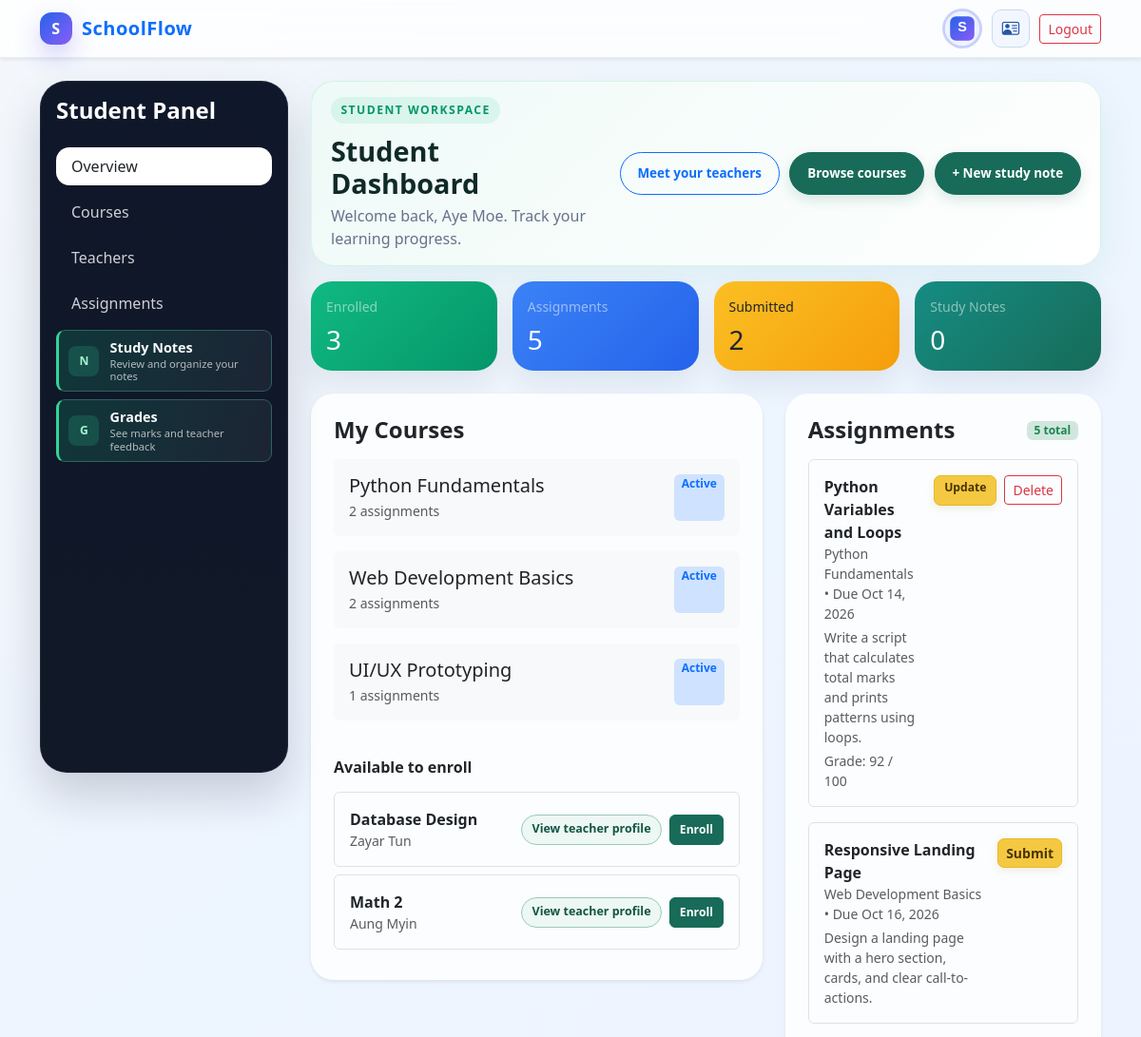
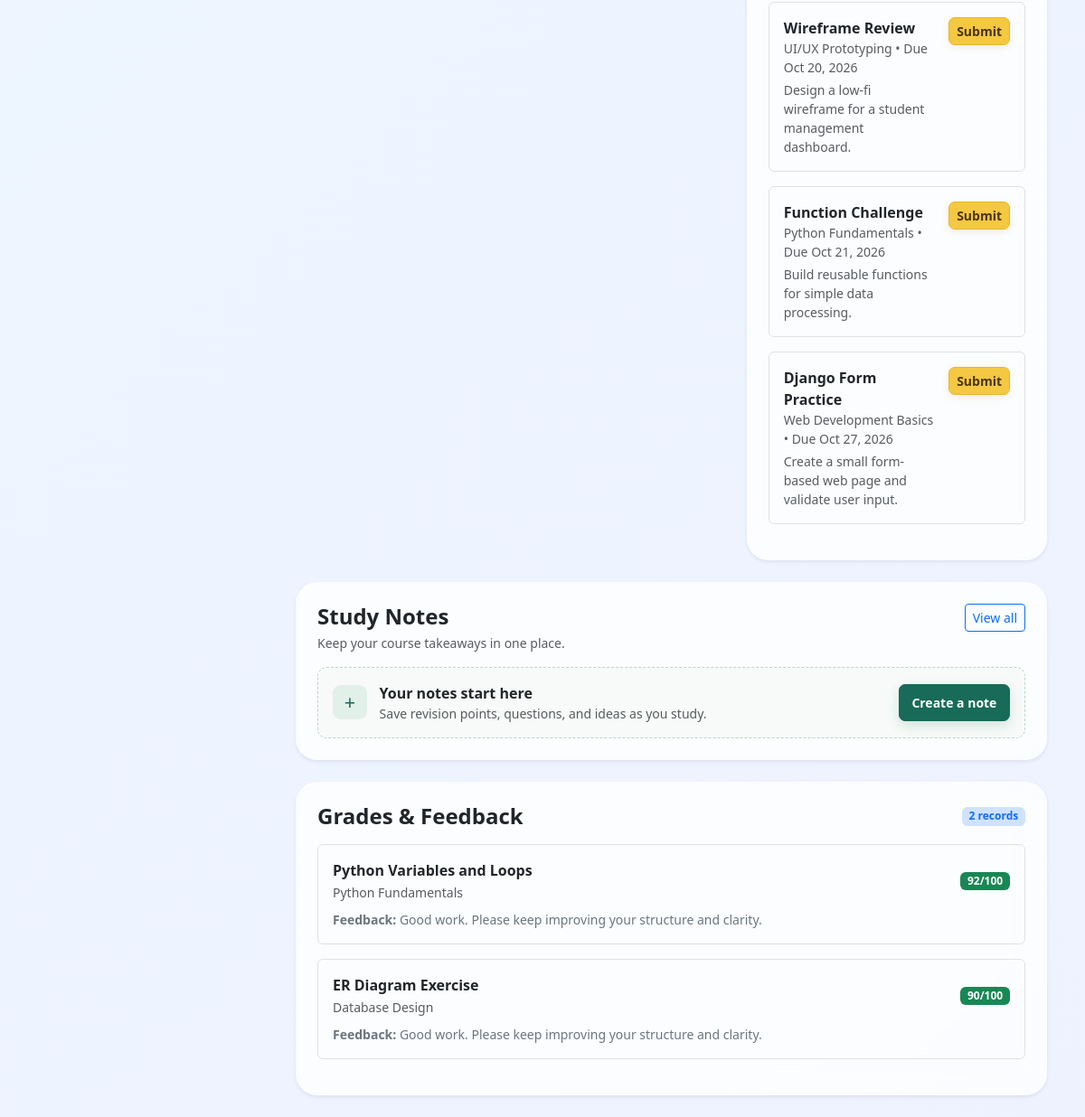
/student/dashboard/ (signed in), run on the app's committed database (2 pictures, top to bottom).
### portal/models.py (models this page shows, shortened)
class User(AbstractUser):
    is_teacher = models.BooleanField(default=False)
    is_student = models.BooleanField(default=False)
    phone = models.CharField(max_length=20, blank=True, null=True)
    address = models.TextField(blank=True, null=True)
    profile_image = models.ImageField(upload_to='profiles/', blank=True, null=True)
    class Meta:
        permissions = [
            ("can_access_teacher_dashboard", "Can access teacher dashboard"),
            ("can_access_student_dashboard", "Can access student dashboard"),
        ]

class Course(models.Model):
    title = models.CharField(max_length=200)
    description = models.TextField(blank=True)
    created_by = models.ForeignKey(
        settings.AUTH_USER_MODEL,
        on_delete=models.CASCADE,
        related_name="created_courses",
        limit_choices_to={"is_teacher": True},
    )
    students = models.ManyToManyField(
        settings.AUTH_USER_MODEL,
        related_name="enrolled_courses",
        blank=True,
        limit_choices_to={"is_student": True},
    )
    created_at = models.DateTimeField(auto_now_add=True)
    updated_at = models.DateTimeField(auto_now=True)
    class Meta:
        permissions = [
            ("can_manage_courses", "Can manage courses"),
            ("can_assign_students", "Can assign students to courses"),
        ]

class Assignment(models.Model):
    title = models.CharField(max_length=200)
    description = models.TextField()
    due_date = models.DateTimeField()
    course = models.ForeignKey(
        Course,
        on_delete=models.CASCADE,
        related_name="assignments",
    )
    created_by = models.ForeignKey(
        settings.AUTH_USER_MODEL,
        on_delete=models.CASCADE,
        related_name="created_assignments",
        limit_choices_to={"is_teacher": True},
    )
    created_at = models.DateTimeField(auto_now_add=True)
    class Meta:
        permissions = [
            ("can_create_assignments", "Can create assignments"),
            ("can_grade_assignments", "Can grade assignments"),
        ]

class Submission(models.Model):
    student = models.ForeignKey(
        settings.AUTH_USER_MODEL,
        on_delete=models.CASCADE,
        related_name="submissions",
        limit_choices_to={"is_student": True},
    )
    assignment = models.ForeignKey(
        Assignment,
        on_delete=models.CASCADE,
        related_name="submissions",
    )
    content = models.TextField()
    grade = models.PositiveIntegerField(null=True, blank=True)
    submitted_at = models.DateTimeField(default=timezone.now)
    feedback = models.TextField(blank=True, null=True)
    class Meta:
        unique_together = ("student", "assignment")
        permissions = [
            ("can_submit_assignments", "Can submit assignments"),
            ("can_review_submissions", "Can review submissions"),
        ]

### portal/views/student_views.py (the view)
# urls.py: path('student/dashboard/', student_dashboard, name='student_dashboard'),
@login_required
@permission_required('portal.can_access_student_dashboard', raise_exception=True)
def student_dashboard(request):
    enrolled_courses = Course.objects.filter(students=request.user).prefetch_related('assignments')
    assignments = Assignment.objects.filter(course__students=request.user).select_related('course').order_by('due_date')
    submissions = Submission.objects.filter(student=request.user).select_related('assignment__course')
    notes = StudyNote.objects.filter(student=request.user).select_related('course')
    submission_by_assignment = {submission.assignment_id: submission for submission in submissions}
    assignment_rows = []
    for assignment in assignments:
        assignment_rows.append({
            'assignment': assignment,
            'submission': submission_by_assignment.get(assignment.pk),
        })
    available_courses = Course.objects.exclude(students=request.user).select_related('created_by').order_by('-created_at')[:3]
    total_courses = enrolled_courses.count()
    total_assignments = assignments.count()
    total_submissions = submissions.count()
    context = {
        'enrolled_courses': enrolled_courses,
        'assignments': assignments,
        'assignment_rows': assignment_rows,
        'submissions': submissions,
        'recent_notes': notes[:3],
        'available_courses': available_courses,
        'total_courses': total_courses,
        'total_assignments': total_assignments,
        'total_submissions': total_submissions,
        'total_notes': notes.count(),
    }
    return render(request, 'student_dashboard.html', context)

### templates/student_dashboard.html (shortened to what this page needs)
{% extends 'base.html' %}
{% block content %}
<div class="container py-4">
  <div class="row g-4">
    <div class="col-lg-3">
      <div class="sidebar p-3 animate__animated animate__fadeInLeft">
        <h4 class="fw-bold mb-4">Student Panel</h4>
        <nav class="nav flex-column gap-2">
          <a class="nav-link active bg-white text-dark px-3 py-2" href="#overview">Overview</a>
          <a class="nav-link px-3 py-2" href="#courses">Courses</a>
          <a class="nav-link px-3 py-2" href="{% url 'student_teacher_directory' %}">Teachers</a>
          <a class="nav-link px-3 py-2" href="#assignments">Assignments</a>
          <a class="nav-link sidebar-feature-link" href="{% url 'student_notes' %}">
            <span class="sidebar-feature-mark" aria-hidden="true">N</span>
            <span class="sidebar-feature-copy">Study Notes<small>Review and organize your notes</small></span>
          </a>
          <a class="nav-link sidebar-feature-link" href="#grades">
            <span class="sidebar-feature-mark" aria-hidden="true">G</span>
            <span class="sidebar-feature-copy">Grades<small>See marks and teacher feedback</small></span>
          </a>
        </nav>
      </div>
    </div>
    <div class="col-lg-9" id="overview">
      <section class="dashboard-header">
        <div class="dashboard-header-title">
          <span class="dashboard-kicker">Student Workspace</span>
          <h2 class="fw-bold mb-1">Student Dashboard</h2>
          <p class="text-muted mb-0">Welcome back, {{ user.get_full_name|default:user.username }}. Track your learning progress.</p>
        </div>
        <div class="dashboard-actions">
          <a href="{% url 'student_teacher_directory' %}" class="btn btn-outline-primary">Meet your teachers</a>
          <a href="{% url 'student_course_catalog' %}" class="btn btn-task">Browse courses</a>
          <a href="{% url 'student_note_create' %}" class="btn btn-task">+ New study note</a>
        </div>
      </section>
      <div class="row g-3 mb-4">
        <div class="col-6 col-md-3">
          <div class="card stat-card p-3 card-hover border-0 bg-gradient-success text-white">
            <small class="text-white-50">Enrolled</small>
            <h3 class="mt-2 mb-0">{{ total_courses|default:0 }}</h3>
          </div>
        </div>
        <div class="col-6 col-md-3">
          <div class="card stat-card p-3 card-hover border-0 bg-gradient-info text-white">
            <small class="text-white-50">Assignments</small>
            <h3 class="mt-2 mb-0">{{ total_assignments|default:0 }}</h3>
          </div>
        </div>
        <div class="col-6 col-md-3">
          <div class="card stat-card p-3 card-hover border-0 bg-gradient-warning text-dark">
            <small class="text-dark">Submitted</small>
            <h3 class="mt-2 mb-0">{{ total_submissions|default:0 }}</h3>
          </div>
        </div>
        <div class="col-6 col-md-3">
          <div class="card stat-card p-3 card-hover border-0 bg-gradient-notes text-white">
            <small class="text-white-50">Study Notes</small>
            <h3 class="mt-2 mb-0">{{ total_notes|default:0 }}</h3>
          </div>
        </div>
      </div>
      <div class="row g-4">
        <div class="col-xl-7" id="courses">
          <div class="card glass-card border-0 p-4 shadow-sm">
            <h4 class="fw-bold mb-3">My Courses</h4>
            {% if enrolled_courses %}
              {% for course in enrolled_courses %}
                <div class="card card-hover border-0 bg-light mb-3 p-3">
                  <div class="d-flex justify-content-between">
                    <div>
                      <h5 class="mb-1">{{ course.title }}</h5>
                      <p class="text-muted small mb-0">{{ course.assignments.count }} assignments</p>
                    </div>
                    <span class="badge bg-primary-subtle text-primary">Active</span>
                  </div>
                </div>
              {% endfor %}
            {% else %}
              <p class="text-muted mb-0">You are not enrolled in any course yet.</p>
            {% endif %}
            {% if available_courses %}
              <div class="mt-4">
                <h6 class="fw-bold mb-3">Available to enroll</h6>
                {% for course in available_courses %}
                  <div class="d-flex justify-content-between align-items-center border rounded p-3 mb-2">
                    <div>
                      <div class="fw-semibold">{{ course.title }}</div>
                      <small class="text-muted d-block">{{ course.created_by.get_full_name|default:course.created_by.username }}</small>
                    </div>
                    <div class="d-flex align-items-center flex-wrap justify-content-end gap-2">
                      <a href="{% url 'student_teacher_profile' course.created_by.pk %}" class="btn-profile-link">View teacher profile</a>
                      <form method="post" action="{% url 'enroll_course' course.pk %}">
                        <button type="submit" class="btn btn-sm btn-task btn-dashboard-compact">Enroll</button>
                      </form>
                    </div>
                  </div>
                {% endfor %}
              </div>
            {% endif %}
          </div>
        </div>
        <div class="col-xl-5" id="assignments">
          <div class="card glass-card border-0 p-4 shadow-sm">
            <div class="d-flex justify-content-between align-items-center mb-3">
              <h4 class="fw-bold mb-0">Assignments</h4>
              <span class="badge bg-success-subtle text-success">{{ total_assignments }} total</span>
            </div>
            {% if assignment_rows %}
              {% for row in assignment_rows %}
                {% with assignment=row.assignment submission=row.submission %}
                  <div class="border rounded p-3 mb-3">
                    <div class="d-flex justify-content-between align-items-start gap-3">
                      <div>
                        <div class="fw-semibold">{{ assignment.title }}</div>
                        <small class="text-muted d-block">{{ assignment.course.title }} • Due {{ assignment.due_date|date:'M d, Y' }}</small>
                        <small class="text-muted d-block mt-1">{{ assignment.description }}</small>
                        {% if submission %}
                          <small class="text-muted d-block mt-1">
                            {% if submission.grade is not None %}
                              Grade: {{ submission.grade }} / 100
                            {% else %}
                              Status: Pending grading
                            {% endif %}
                          </small>
                        {% endif %}
                      </div>
                      {% if submission %}
                        <div class="d-flex gap-2">
                          <a href="{% url 'submit_assignment' assignment.pk %}" class="btn btn-sm btn-student-action btn-dashboard-compact">Update</a>
                          <form method="post" action="{% url 'delete_submission' submission.pk %}">
                            <button type="submit" class="btn btn-sm btn-outline-danger">Delete</button>
                          </form>
                        </div>
                      {% else %}
                        <a href="{% url 'submit_assignment' assignment.pk %}" class="btn btn-sm btn-student-action">Submit</a>
                      {% endif %}
                    </div>
                  </div>
                {% endwith %}
              {% endfor %}
            {% else %}
              <p class="text-muted mb-0">No assignments available.</p>
            {% endif %}
          </div>
        </div>
      </div>
      <section class="card glass-card border-0 p-4 shadow-sm mt-4" id="study-notes">
        <div class="d-flex justify-content-between align-items-start gap-3 mb-3">
          <div>
            <h4 class="fw-bold mb-1">Study Notes</h4>
            <p class="text-muted small mb-0">Keep your course takeaways in one place.</p>
          </div>
          <a href="{% url 'student_notes' %}" class="btn btn-sm btn-outline-primary">View all</a>
        </div>
        {% if recent_notes %}
          <div class="row g-3">
            {% for note in recent_notes %}
              <div class="col-md-4">
                <a class="student-note-preview" href="{% url 'student_note_detail' note.pk %}">
                  <span class="student-note-course">{{ note.course.title|default:'Personal note' }}</span>
                  <strong>{{ note.title }}</strong>
                  <span class="student-note-date">Updated {{ note.updated_at|date:'M d' }}</span>
                </a>
              </div>
            {% endfor %}
          </div>
        {% else %}
          <div class="student-note-empty">
            <span class="student-note-empty-mark" aria-hidden="true">+</span>
            <div>
              <strong>Your notes start here</strong>
              <p class="small text-muted mb-0">Save revision points, questions, and ideas as you study.</p>
            </div>
            <a href="{% url 'student_note_create' %}" class="btn btn-sm btn-task ms-md-auto">Create a note</a>
          </div>
        {% endif %}
      </section>
      <div class="card glass-card border-0 p-4 shadow-sm mt-4" id="grades">
        <div class="d-flex justify-content-between align-items-center mb-3">
          <h4 class="fw-bold mb-0">Grades & Feedback</h4>
          <span class="badge bg-primary-subtle text-primary">{{ submissions|length }} records</span>
        </div>
        {% if submissions %}
          {% for submission in submissions %}
            <div class="border rounded p-3 mb-3">
              <div class="d-flex justify-content-between align-items-center flex-wrap gap-2 mb-2">
                <div>
                  <div class="fw-semibold">{{ submission.assignment.title }}</div>
                  <small class="text-muted">{{ submission.assignment.course.title }}</small>
                </div>
                {% if submission.grade is not None %}
                  <span class="badge bg-success text-white">{{ submission.grade }}/100</span>
                {% else %}
                  <span class="badge bg-warning text-dark">Pending</span>
                {% endif %}
              </div>
              {% if submission.feedback %}
                <div class="small text-secondary">
                  <strong>Feedback:</strong> {{ submission.feedback }}
                </div>
              {% elif submission.grade is not None %}
                <div class="small text-secondary">No written feedback added yet.</div>
              {% else %}
                <div class="small text-secondary">Waiting for your teacher to grade this submission.</div>
              {% endif %}
            </div>
          {% endfor %}
        {% else %}
          <p class="text-muted mb-0">No grades or feedback have been issued yet.</p>
        {% endif %}
      </div>
    </div>
  </div>
</div>
{% endblock %}

### data on the page
User: get_full_name "Aye Moe"
Course: title "Python Fundamentals", assignments.count "2"
Course: title "Web Development Basics", assignments.count "2"
Course: title "UI/UX Prototyping", assignments.count "1"
Course: title "Database Design", created_by.get_full_name "Zayar Tun"
Course: title "Math 2", created_by.get_full_name "Aung Myin"
Assignment: assignment "Python Variables and Loops", assignment.course "Python Fundamentals", assignment.due_date "Oct 14, 2026", assignment.description "Write a script that calculates total marks and prints patterns using loops.", submission.grade "92", shows "Update"
Assignment: assignment "Responsive Landing Page", assignment.course "Web Development Basics", assignment.due_date "Oct 16, 2026", assignment.description "Design a landing page with a hero section, cards, and clear call-to-actions.", shows "Submit"
Assignment: assignment "Wireframe Review", assignment.course "UI/UX Prototyping", assignment.due_date "Oct 20, 2026", assignment.description "Design a low-fi wireframe for a student management dashboard.", shows "Submit"
Assignment: assignment "Function Challenge", assignment.course "Python Fundamentals", assignment.due_date "Oct 21, 2026", assignment.description "Build reusable functions for simple data processing.", shows "Submit"
Assignment: assignment "Django Form Practice", assignment.course "Web Development Basics", assignment.due_date "Oct 27, 2026", assignment.description "Create a small form-based web page and validate user input.", shows "Submit"
Submission: assignment "Python Variables and Loops", assignment.course "Python Fundamentals", grade "92", feedback "Good work. Please keep improving your structure and clarity."
Submission: assignment "ER Diagram Exercise", assignment.course "Database Design", grade "90", feedback "Good work. Please keep improving your structure and clarity."

### other printed values
{{ total_courses|default:0 }} "3"
{{ total_assignments|default:0 }} "5"
{{ total_submissions|default:0 }} "2"
{{ total_notes|default:0 }} "0"
{{ total_assignments }} "5"
{{ submissions|length }} "2"
